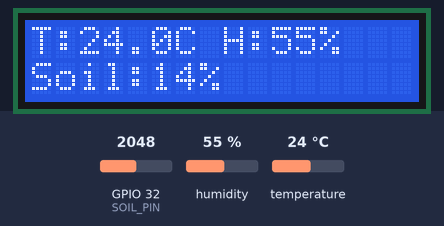
This sketch was run on a simulated ESP32. Shown: 16×2 character LCD. The inputs (shaded band) are chosen by the test bench; at power-on: humidity 55 %, GPIO 32 (SOIL_PIN) = 2048, temperature 24 °C. WiFi joins after 1.5 s; servers stay silent unless stated; web services answer with replies made up by the test bench; what the sketch prints to the serial monitor is not drawn.

Above: at 3.4 s.
3.5 s: humidity set to 22 %
At 6.9 s:
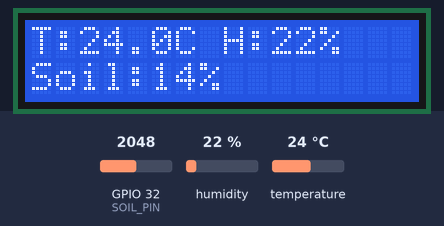
7.3 s: GPIO 32 (SOIL_PIN) set to 2866
At 9.0 s:
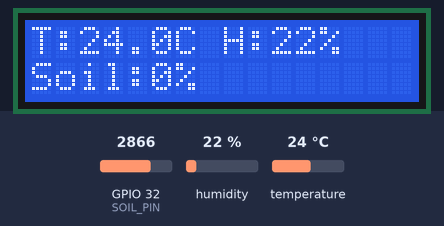
9.3 s: temperature set to 12 °C
At 13.0 s:
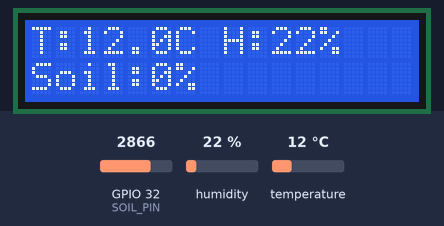
13.3 s: GPIO 32 (SOIL_PIN) set to 2047
At 15.1 s:
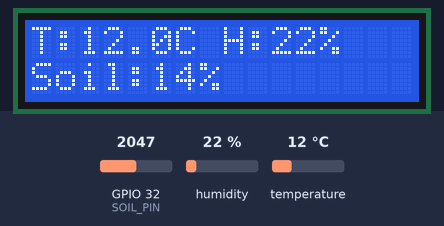
23.2 s: humidity set to 40 %
At 27.4 s:
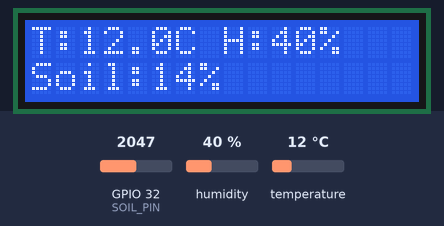
Timing chart, 0 to 28.5 s (numbered marks = the images above; inputs shaded):
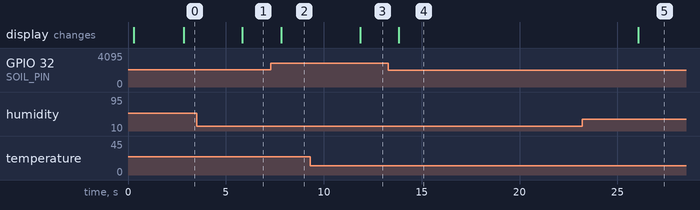

The sketch:

ESP32_conf.ino
```cpp
// ESP32: Improved firmware
// - I2C scanner to find LCD address
// - Calibratable soil mapping (SOIL_DRY / SOIL_WET) to avoid inverted mapping
// - Separate sensor sampling and broadcast/publish intervals (millis-based)
// - WebSocket server for real-time local streaming
// - Optional ThingSpeak publishing (set PUBLISH_INTERVAL_MS; ThingSpeak rate limits apply)

// Libraries
#include <WiFi.h>
#include <WebSocketsServer.h>
#include <ArduinoJson.h>
#include <HTTPClient.h>
#include <Wire.h>
#include <LiquidCrystal_I2C.h>
#include "DHT.h"

// --- CONFIG: update these ---
const char* WIFI_SSID = "DIVIN";
const char* WIFI_PASS = "12345678";

// ThingSpeak (fallback cloud)
const char* THINGSPEAK_HOST = "api.thingspeak.com";
const char* THINGSPEAK_WRITE_APIKEY = "DF5VXUUQQUSM8NY9"; // keep your write key here
// If you want server fallback polling on the app side, use the URL the user gave for GET:
// https://api.thingspeak.com/channels/3120646/fields/1.json?api_key=LQ5BDDZGONQ92JTQ&results=2

// Publish interval to cloud (milliseconds)
// IMPORTANT: If you use ThingSpeak, do NOT set this < 15000 (ThingSpeak rate limits).
// Use 20000 (20s) by default. If using your own server you can set it to 1000 or 2000.
const unsigned long PUBLISH_INTERVAL_MS = 20000UL;

// WebSocket port
const uint16_t WS_PORT = 81;

// --- SENSOR & PERIPHERAL PINS ---
#define DHTPIN 5
#define DHTTYPE DHT11
DHT dht(DHTPIN, DHTTYPE);

#define SOIL_PIN  32  // ADC pin (adjust if needed)

// Soil calibration (YOU MUST CALIBRATE THESE VALUES)
// Read raw ADC value when probe is DRY -> set SOIL_DRY
// Read raw ADC value when probe is FULLY WET -> set SOIL_WET
// Then mapping below will produce 0% .. 100% correctly.
int SOIL_DRY = 0;  // example - replace with your measured dry value
int SOIL_WET = 2400;  // example - replace with your measured wet value

// I2C LCD
LiquidCrystal_I2C *lcdPtr = nullptr; // will be created after scanning
int lcdAddress = -1; // detected address

// Timers
unsigned long lastSensorMs = 0;
const unsigned long SENSOR_INTERVAL_MS = 1000UL; // sample sensors every 1s
unsigned long lastBroadcastMs = 0;
const unsigned long BROADCAST_INTERVAL_MS = 1000UL; // broadcast via WS every 1s
unsigned long lastPublishMs = 0;

// Networking
WebSocketsServer webSocket(WS_PORT);
bool webSocketStarted = false;
bool wifiConnected = false;

// Store last readings
float lastTemperature = NAN;
float lastHumidity = NAN;
int lastSoilPercent = -1;

// ---------- FUNCTIONS ----------
void i2cScanAndInitLCD() {
  Wire.begin(); // default pins
  Serial.println("I2C scanning for LCD address...");
  byte error, address;
  int count = 0;
  for (address = 1; address < 127; address++ ) {
    Wire.beginTransmission(address);
    error = Wire.endTransmission();
    if (error == 0) {
      Serial.print("I2C device found at 0x");
      Serial.println(address, HEX);
      count++;
      // If device looks like an LCD backpack typical addresses 0x27 or 0x3F
      // we use first found address for LCD initialization.
      if (lcdAddress == -1) lcdAddress = address;
    }
  }
  if (count == 0) {
    Serial.println("No I2C devices found. Will try default 0x27");
    lcdAddress = 0x27;
  }
  Serial.print("Using LCD I2C address: 0x"); Serial.println(lcdAddress, HEX);
  // Create lcd object
  lcdPtr = new LiquidCrystal_I2C(lcdAddress, 16, 2);
  lcdPtr->init();
  lcdPtr->backlight();
  lcdPtr->clear();
}

void startWebSocket() {
  if (!webSocketStarted) {
    webSocket.begin();
    webSocket.onEvent([](uint8_t num, WStype_t t, uint8_t * p, size_t l){
      if (t == WStype_TEXT) {
        Serial.printf("Received from client %u: %s\n", num, p);
      }
    });
    webSocketStarted = true;
    Serial.printf("WebSocket server started on port %u\n", WS_PORT);
  }
}

void connectWiFi() {
  Serial.printf("Connecting to WiFi '%s' ...\n", WIFI_SSID);
  WiFi.mode(WIFI_STA);
  WiFi.begin(WIFI_SSID, WIFI_PASS);
  unsigned long start = millis();
  while (WiFi.status() != WL_CONNECTED && millis() - start < 15000UL) {
    delay(250);
    Serial.print(".");
  }
  if (WiFi.status() == WL_CONNECTED) {
    wifiConnected = true;
    Serial.println("\nWiFi connected, IP: " + WiFi.localIP().toString());
    startWebSocket();
  } else {
    wifiConnected = false;
    Serial.println("\nWiFi connect failed");
  }
}

int readSoilADC() {
  // ADC reading (ESP32 ADC is 12-bit but Arduino analogRead returns 0-4095)
  int raw = analogRead(SOIL_PIN);
  return raw;
}

int soilPercentFromADC(int raw) {
  // Calibrated mapping:
  // If raw >= SOIL_DRY -> 0% (dry)
  // If raw <= SOIL_WET -> 100% (wet)
  // Otherwise map linearly
  int wet = SOIL_DRY;
  int dry = SOIL_WET;
  if (dry == wet) return 0; // avoid division by zero; instruct to calibrate
  // Ensure dry > wet in typical probes; if not, swap
  if (dry < wet) {
    int t = dry; dry = wet; wet = t;
  }
  int percent = map(raw, dry, wet, 0, 100);
  percent = constrain(percent, 0, 100);
  return percent;
}

void publishToThingSpeak(float t, float h, int soil) {
  if (WiFi.status() != WL_CONNECTED) return;
  // Compose URL
  String url = String("http://") + THINGSPEAK_HOST + "/update?api_key=" + THINGSPEAK_WRITE_APIKEY +
               "&field1=" + String(t,1) +
               "&field2=" + String(h,0) +
               "&field3=" + String(soil);
  HTTPClient http;
  http.begin(url);
  int code = http.GET();
  if (code > 0) {
    Serial.printf("ThingSpeak published: %d\n", code);
  } else {
    Serial.printf("ThingSpeak publish failed, code %d\n", code);
  }
  http.end();
}

void broadcastJSON() {
  if (!webSocketStarted) return;
  StaticJsonDocument<256> doc;
  doc["deviceId"] = "ESP32-01";
  doc["temperature"] = lastTemperature;
  doc["humidity"] = lastHumidity;
  doc["soil"] = lastSoilPercent;
  String out;
  serializeJson(doc, out);
  webSocket.broadcastTXT(out);
}

void updateLCD() {
  if (!lcdPtr) return;
  lcdPtr->clear();
  lcdPtr->setCursor(0,0);
  if (!isnan(lastTemperature)) {
    lcdPtr->print("T:"); lcdPtr->print(lastTemperature,1); lcdPtr->print("C ");
    lcdPtr->print("H:"); lcdPtr->print((int)lastHumidity); lcdPtr->print("%");
  } else {
    lcdPtr->print("Sensor err");
  }
  lcdPtr->setCursor(0,1);
  lcdPtr->print("Soil:"); lcdPtr->print(lastSoilPercent); lcdPtr->print("%");
}

// ---------- SETUP / LOOP ----------
void setup() {
  Serial.begin(115200);
  delay(200);
  Serial.println("Starting...");

  // I2C + LCD detection
  i2cScanAndInitLCD();

  dht.begin();

  // try WiFi
  connectWiFi();

  if (wifiConnected) {
    startWebSocket();
  } else {
    Serial.println("Warning: WiFi not connected at startup - will retry in loop.");
  }

  lastSensorMs = millis();
  lastBroadcastMs = millis();
  lastPublishMs = millis();
}

void loop() {
  unsigned long now = millis();

  // WiFi reconnect logic (non-blocking)
  if (WiFi.status() != WL_CONNECTED) {
    // attempt reconnect every 5s
    static unsigned long lastTry = 0;
    if (now - lastTry > 5000UL) {
      lastTry = now;
      Serial.println("Trying WiFi reconnect...");
      WiFi.disconnect();
      WiFi.begin(WIFI_SSID, WIFI_PASS);
      unsigned long start = millis();
      while (WiFi.status() != WL_CONNECTED && millis() - start < 8000UL) {
        delay(200);
      }
      if (WiFi.status() == WL_CONNECTED) {
        Serial.println("WiFi reconnected, IP: " + WiFi.localIP().toString());
        startWebSocket();
      } else {
        Serial.println("Reconnect failed");
      }
    }
  } else {
    // service WS events
    if (webSocketStarted) webSocket.loop();
  }

  // Sensor sampling (every SENSOR_INTERVAL_MS)
  if (now - lastSensorMs >= SENSOR_INTERVAL_MS) {
    lastSensorMs = now;
    float h = dht.readHumidity();
    float t = dht.readTemperature();
    int rawSoil = readSoilADC();
    int soilPct = soilPercentFromADC(rawSoil);

    if (!isnan(h) && !isnan(t)) {
      lastHumidity = h;
      lastTemperature = t;
      lastSoilPercent = soilPct;
      Serial.printf("Sensor read: T=%.1f H=%.1f SoilRaw=%d SoilPct=%d\n", t, h, rawSoil, soilPct);
    } else {
      Serial.println("DHT read error");
    }

    // Update LCD after sampling
    updateLCD();
  }

  // WebSocket broadcast (every BROADCAST_INTERVAL_MS)
  if (webSocketStarted && now - lastBroadcastMs >= BROADCAST_INTERVAL_MS) {
    lastBroadcastMs = now;
    broadcastJSON();
  }

  // Publish to cloud (ThingSpeak or other) every PUBLISH_INTERVAL_MS
  if (WiFi.status() == WL_CONNECTED && now - lastPublishMs >= PUBLISH_INTERVAL_MS) {
    lastPublishMs = now;
    if (!isnan(lastTemperature)) {
      publishToThingSpeak(lastTemperature, lastHumidity, lastSoilPercent);
    }
  }

  // small yield to let WiFi run (do not delay long)
  delay(10);
}
```

Measured:
- after the input at 3.5 s, the display: changes after 2.3 s (image 1)
- after the input at 7.3 s, the display: changes after 0.53 s (image 2)
- after the input at 9.3 s, the display: changes after 2.6 s (image 3)
- after the input at 13.3 s, the display: changes after 0.54 s (image 4)
- after the input at 23.2 s, the display: changes after 2.9 s (image 5)
